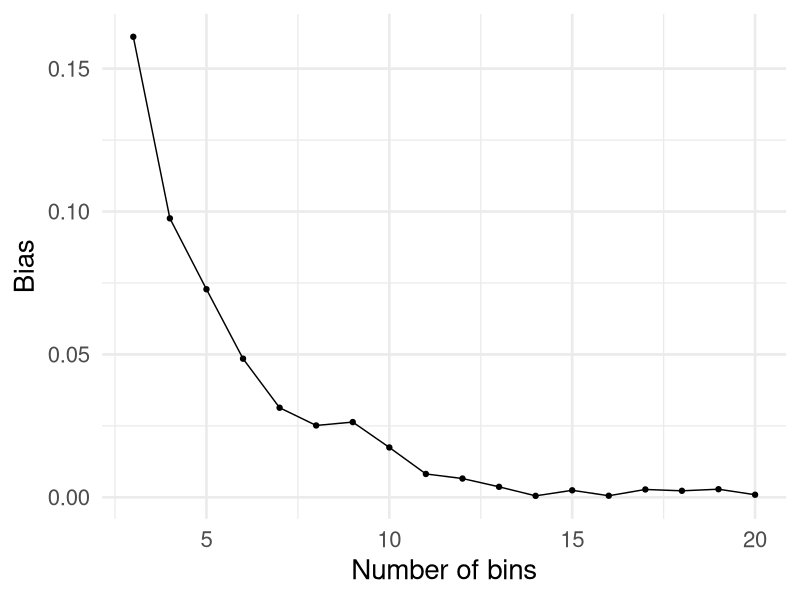

The R script that drew this image:
## ---- chunk 1
#| include: false
library(tidyverse)
set.seed(1)
options(
  tibble.max_extra_cols = 6, 
  tibble.width = 60
)
## ---- chunk 2
#| code-line-numbers: "|1|3|4-8|9-12|13-14"
#| output-location: slide
n <- 1000
sim <- tibble(
  confounder = rbinom(n, 1, 0.5),
  p_exposure = case_when(
    confounder == 1 ~ 0.75,
    confounder == 0 ~ 0.25
  ),
  exposure = rbinom(n, 1, p_exposure),
  # potential outcomes: exposure is not in the
  # outcome equation, so the true effect is 0
  y0 = confounder + rnorm(n),
  y1 = y0,
  # we only ever observe one of the two
  outcome = (1 - exposure) * y0 + exposure * y1
) |> select(confounder, exposure, outcome)

sim
## ---- chunk 3
lm(outcome ~ exposure, data = sim)
## ---- chunk 4
#| code-line-numbers: "|2|3"
#| output-location: fragment
sim |>
  group_by(exposure) |>
  summarise(avg_y = mean(outcome)) 
## ---- chunk 5
sim |>
  group_by(exposure) |>
  summarise(avg_y = mean(outcome)) |>
  pivot_wider(
    names_from = exposure, 
    values_from = avg_y,  
    names_prefix = "x_"
  ) |>
  summarise(estimate = x_1 - x_0) 
## ---- chunk 6
#| code-line-numbers: "|2"
#| output-location: fragment
sim |>
  group_by(confounder, exposure) |>
  summarise(avg_y = mean(outcome), .groups = "drop")
## ---- chunk 7
#| code-line-numbers: "|2"
#| output-location: fragment
sim |>
  group_by(confounder, exposure) |>
  summarise(avg_y = mean(outcome), .groups = "drop") |>
  pivot_wider(
    names_from = exposure,
    values_from = avg_y,
    names_prefix = "x_"
  ) |>
  reframe(estimate = x_1 - x_0) |>
  # note: we would need to weight this
  # if the confounder groups were not equal sized
  summarise(estimate = mean(estimate))
## ---- chunk 8
#| code-line-numbers: "|4-10,12"
#| output-location: slide
n <- 1000
sim2 <- tibble(
  confounder_1 = rbinom(n, 1, 0.5),
  confounder_2 = rbinom(n, 1, 0.5), 
  p_exposure = case_when(
    confounder_1 == 1 & confounder_2 == 1 ~ 0.75,
    confounder_1 == 0 & confounder_2 == 1 ~ 0.9,
    confounder_1 == 1 & confounder_2 == 0 ~ 0.2,
    confounder_1 == 0 & confounder_2 == 0 ~ 0.1,
  ),
  exposure = rbinom(n, 1, p_exposure),
  outcome = confounder_1 + confounder_2 + rnorm(n) 
) |> select(-p_exposure)

sim2
## ---- chunk 9
lm(outcome ~ exposure, data = sim2)
## ---- chunk 10
#| code-line-numbers: "|2"
#| output-location: fragment
sim2 |>
  group_by(confounder_1, confounder_2, exposure) |>
  summarise(avg_y = mean(outcome), .groups = "drop") |>
  pivot_wider(
    names_from = exposure,
    values_from = avg_y,
    names_prefix = "x_"
  ) |>
  reframe(estimate = x_1 - x_0) |>
  summarise(estimate = mean(estimate))
## ---- chunk 11
#| code-line-numbers: "|1"
#| output-location: slide
n <- 100000
big_sim2 <- tibble(
  confounder_1 = rbinom(n, 1, 0.5),
  confounder_2 = rbinom(n, 1, 0.5), 
  p_exposure = case_when(
    confounder_1 == 1 & confounder_2 == 1 ~ 0.75,
    confounder_1 == 0 & confounder_2 == 1 ~ 0.9,
    confounder_1 == 1 & confounder_2 == 0 ~ 0.2,
    confounder_1 == 0 & confounder_2 == 0 ~ 0.1,
  ),
  exposure = rbinom(n, 1, p_exposure),
  outcome = confounder_1 + confounder_2 + rnorm(n) 
) |> select(-p_exposure)

big_sim2
## ---- chunk 12
lm(outcome ~ exposure, data = big_sim2)
## ---- chunk 13
#| code-line-numbers: "|2"
#| output-location: fragment
big_sim2 |>
  group_by(confounder_1, confounder_2, exposure) |>
  summarise(avg_y = mean(outcome), .groups = "drop") |>
  pivot_wider(
    names_from = exposure,
    values_from = avg_y,
    names_prefix = "x_"
  ) |>
  reframe(estimate = x_1 - x_0) |>
  summarise(estimate = mean(estimate))
## ---- chunk 14
#| code-line-numbers: "|3"
#| output-location: slide
n <- 10000 
sim3 <- tibble(
  confounder = rnorm(n), 
  p_exposure = exp(confounder) / (1 + exp(confounder)),
  exposure = rbinom(n, 1, p_exposure),
  outcome = confounder + rnorm(n) 
) |> select(-p_exposure)

sim3
## ---- chunk 15
lm(outcome ~ exposure, data = sim3)
## ---- chunk 16
#| code-line-numbers: "|2|3-4"
#| output-location: fragment
sim3 |>
  mutate(confounder_q = ntile(confounder, 5)) |>
  group_by(confounder_q, exposure) |>
  summarise(avg_y = mean(outcome), .groups = "drop") |>
  pivot_wider(
    names_from = exposure,
    values_from = avg_y,
    names_prefix = "x_"
  ) |>
  reframe(estimate = x_1 - x_0) |>
  summarise(estimate = mean(estimate))
## ---- chunk 17
bin_estimate <- function(bins) {
  sim3 |>
    mutate(confounder_q = ntile(confounder, bins)) |>
    group_by(confounder_q, exposure) |>
    summarise(avg_y = mean(outcome), .groups = "drop") |>
    pivot_wider(
      names_from = exposure,
      values_from = avg_y,
      names_prefix = "x_"
    ) |>
    reframe(estimate = x_1 - x_0) |>
    summarise(bins = bins, estimate = mean(estimate))
}
## ---- chunk 18
#| output-location: slide
map(3:20, bin_estimate) |>
  bind_rows() |>
  ggplot(aes(x = bins, y = abs(estimate))) +
  geom_point() +
  geom_line() +
  labs(y = "Bias", x = "Number of bins") +
  theme_minimal(base_size = 20)
## ---- chunk 19
bin_estimate(500)
## ---- chunk 20
lm(outcome ~ exposure + confounder, data = sim3)
